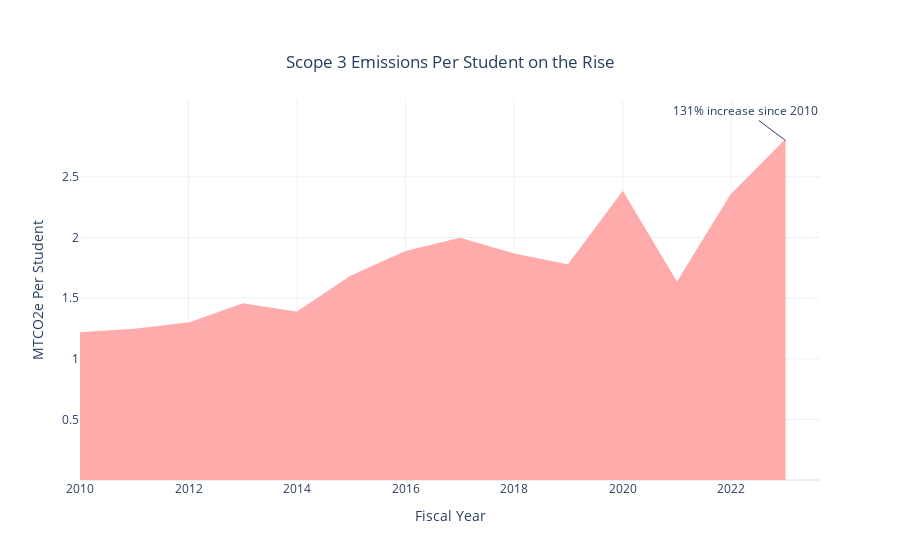

Notebook code for this chart:
### Code cell
# Filter data for 'Scope 3'
scope3_normalized_data = cleaned_normalized[cleaned_normalized['Scope'] == 3]

# Group by 'Fiscal Year' and sum 'GHG MTCDE'
year_scope3_totals = scope3_normalized_data.groupby('Fiscal Year')['GHG MTCDE'].sum().reset_index()

# Define color mapping for scopes
color_mapping = {
    1: '#73B7ED',  # blue
    2: '#0068C9',  # green
    3: '#FFABAB'   # red
}

# Create an area chart for the total over time for Scope 3
scope3_emissions_over_time = px.area(year_scope3_totals, 
                                     x='Fiscal Year', 
                                     y='GHG MTCDE', 
                                     title='Scope 3 Emissions Per Student on the Rise',
                                     template='plotly_white',  # Use the white theme
                                     labels={'GHG MTCDE': 'MTCO2e Per Student', 'Fiscal Year': 'Fiscal Year'},  # Improve axis labels
                                     color_discrete_sequence=[color_mapping[3]])  # Use the color mapping for Scope 3

# Update the fillcolor for each trace
for trace in scope3_emissions_over_time.data:
    trace.fillcolor = trace.line.color

scope3_emissions_over_time.update_yaxes(tickvals=[0.5, 1, 1.5, 2, 2.5])

# Calculate percent increase since 2010
percent_increase = ((year_scope3_totals['GHG MTCDE'].iloc[-1] - year_scope3_totals['GHG MTCDE'].iloc[0]) / year_scope3_totals['GHG MTCDE'].iloc[0]) * 100

# Add annotation
scope3_emissions_over_time.add_annotation(
    x=2023,
    y=2.8,
    text=f"{percent_increase:.0f}% increase since 2010",
    showarrow=True,
    arrowhead=0,
    ax=-40,
    ay=-30
)


scope3_emissions_over_time.update_layout(
    title={
        'y':0.9,
        'x':0.5,
        'xanchor': 'center',
        'yanchor': 'top'})

# Show the plot
scope3_emissions_over_time.show()

### Figure 1 — Plotly figure (JSON) as saved in the notebook; plotly's stock layout.template omitted (floating-point values rounded to 4 significant figures)
{"data": [{"fillcolor": "#FFABAB", "fillpattern": {"shape": ""}, "hovertemplate": "Fiscal Year=%{x}<br>MTCO2e Per Student=%{y}<extra></extra>", "legendgroup": "", "line": {"color": "#FFABAB"}, "marker": {"symbol": "circle"}, "mode": "lines", "name": "", "orientation": "v", "showlegend": false, "stackgroup": "1", "type": "scatter", "x": [2010, 2011, 2012, 2013, 2014, 2015, 2016, 2017, 2018, 2019, 2020, 2021, 2022, 2023], "xaxis": "x", "y": [1.21, 1.24, 1.29, 1.45, 1.38, 1.68, 1.88, 1.99, 1.86, 1.77, 2.37, 1.62, 2.35, 2.8], "yaxis": "y"}], "layout": {"annotations": [{"arrowhead": 0, "ax": -40, "ay": -30, "showarrow": true, "text": "131% increase since 2010", "x": 2023, "y": 2.8}], "legend": {"tracegroupgap": 0}, "title": {"text": "Scope 3 Emissions Per Student on the Rise", "x": 0.5, "xanchor": "center", "y": 0.9, "yanchor": "top"}, "xaxis": {"anchor": "y", "domain": [0, 1], "title": {"text": "Fiscal Year"}}, "yaxis": {"anchor": "x", "domain": [0, 1], "tickvals": [0.5, 1, 1.5, 2, 2.5], "title": {"text": "MTCO2e Per Student"}}}}
